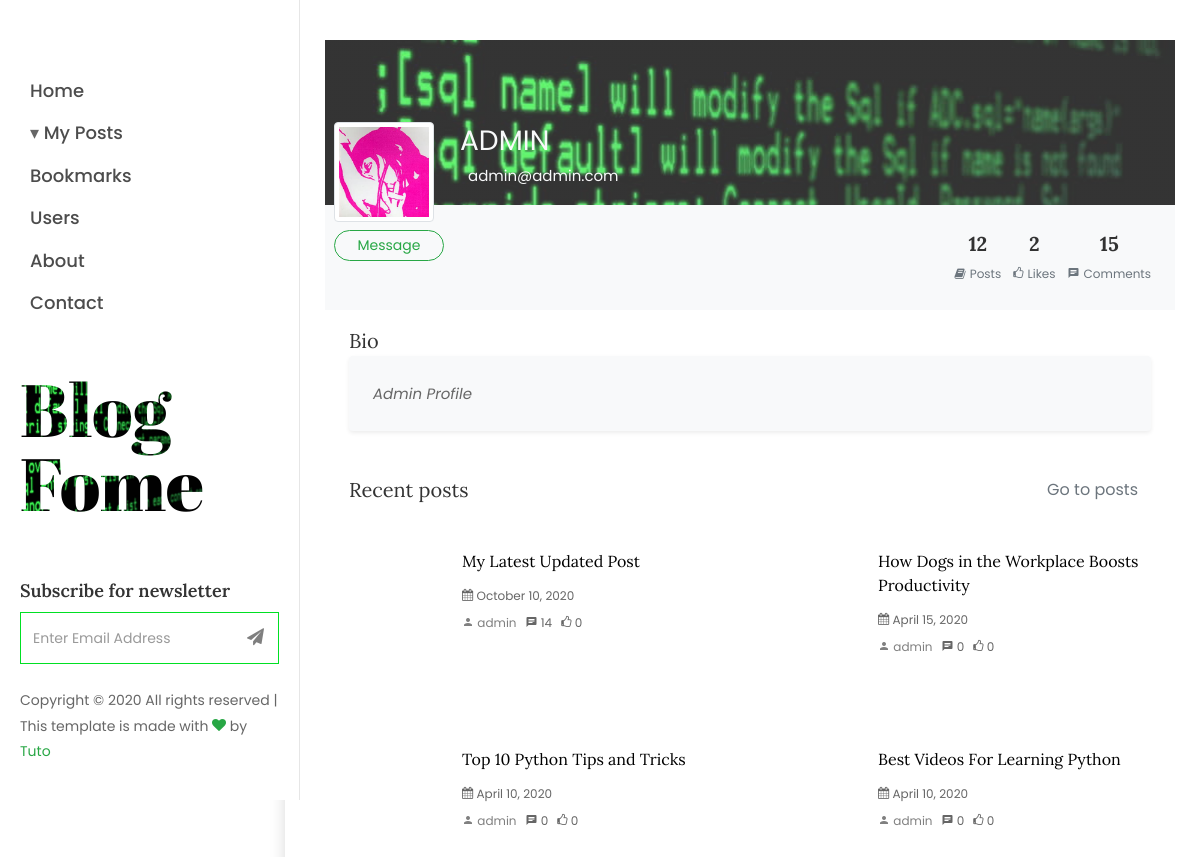
The page /profile/admin/ (signed in) on the database as committed earlier.
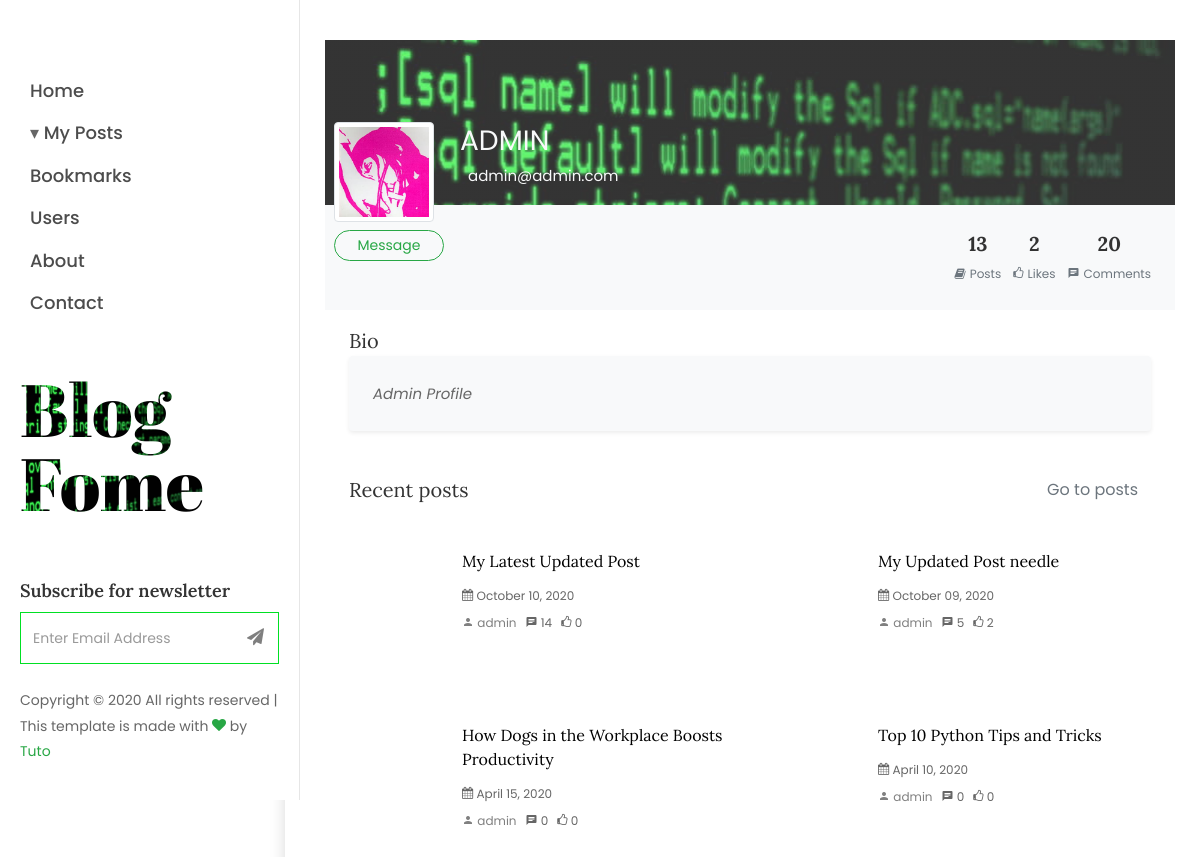
The same page on the database as committed later.
### users/models.py (models this page shows, shortened)
class Profile(models.Model):
    user = models.OneToOneField(User, on_delete=models.CASCADE)
    bio = models.TextField()
    is_public = models.BooleanField(default=True)
    image = models.ImageField(default='default.jpg', upload_to='profile_pics')
    def get_posts(self):
        return self.user.posts.filter(is_active=True).count()
    def get_likes(self):
        return self.user.posts.aggregate(count=Count('votes', filter=Q(votes__like=True)))['count']
    def get_comments(self):
        return self.user.posts.filter(is_active=True).aggregate(count=Count('comments'))['count']
    """ def save(self, *args, **kwargs):
        super().save(*args, **kwargs)

        img = Image.open(self.image.path)
        if img.height > 300 or img.width > 300:
            output_size = (300, 300)
            img.thumbnail(output_size)
            img.save(self.image.path) """

### blog/models.py (models this page shows, shortened)
class Post(models.Model):
    author = models.ForeignKey(User, on_delete=models.CASCADE, related_name='posts')
    category = models.ForeignKey(Category, on_delete=models.SET_NULL, null=True, blank=True, related_name='posts')
    title = models.CharField(max_length=255)
    image = models.ImageField(upload_to='blog/', default='default_post.jpg')
    content = models.TextField()
    created_at = models.DateTimeField(auto_now_add=True)
    is_active = models.BooleanField(default=True)
    tags = TaggableManager(blank=True)
    views = models.IntegerField(default=0)
    objects = models.Manager()
    active = ActivePostManager()
    def get_comments(self):
        return self.comments.count()
    def get_likes(self):
        return self.votes.filter(like=True).count()

### blog/views.py (the view, shortened to what this page needs)
# urls.py: path('profile/<str:slug>/', UserView.as_view(), name='user_profile'),
@method_decorator(login_required, name='dispatch')
class UserView(UserPassesTestMixin, DetailView):
    slug_field = "username"
    model = User
    template_name = 'blog/user_profile.html'
    context_object_name = 'obj'
    def test_func(self):
        user = self.get_object()
        if self.request.user==self.get_object():
            return False
        if user.profile.is_public is False:
            raise Http404
        return True
    def get_context_data(self, **kwargs):
        context = super(UserView, self).get_context_data(**kwargs)
        context['posts'] = self.object.posts.filter(is_active=True).order_by('-created_at')[:4]
        return context

### blog/templatetags/user_tags.py (called while the page is built)
@register.simple_tag
def get_notification_count(user):
    if user:
        return user.notifications.filter(read=False).count()
    return 0

### blog/templates/blog/user_profile.html (shortened to what this page needs)
{% extends "blog/base/base.html" %}
{% load crispy_forms_tags %}
{% block content %}
    <section class="ftco-section ftco-no-pt ftco-no-pb">
        <div class="clearfix">
            <div class="row">
                <div class="bg-white shadow rounded overflow-hidden profile-container">
                    <div class="px-4 pt-0 pb-4 cover" style="background-image: linear-gradient(rgba(255,255,255,0.2), rgba(255,255,255,0.2)),url(/static/blog/img/bg_1.jpg);">
                        <div class="row media align-items-end profile-head">
                            <div class="profile mr-3">
                                <img src="{{ obj.profile.image.url }}" alt="..."  class="rounded mb-2 img-thumbnail" />
                                <form method="POST" action="{% url 'messenger:messenger' %}">
                                    <button class="btn btn-outline-success btn-sm btn-block" type="submit">
                                        Message
                                    </button>
                                </form>
                            </div>
                            <div class="media-body mb-5 profile-info">
                                <h3 class="mt-0 mb-0 ">{{ obj.username }}</h3>
                                <p class="mb-4">
                                    {{ obj.email }}
                                </p>
                            </div>
                        </div>
                    </div>
                    <div class="bg-light p-4 d-flex justify-content-end text-center">
                        <ul class="list-inline mb-0">
                            <li class="list-inline-item">
                                <h5 class="font-weight-bold mb-0 d-block">{{ obj.profile.get_posts }}</h5>
                                <small class="text-muted"> <i class="fa fa-book mr-1"></i>Posts</small>
                            </li>
                            <li class="list-inline-item">
                                <h5 class="font-weight-bold mb-0 d-block">{{ obj.profile.get_likes }}</h5>
                                <small class="text-muted"> <i class="icon-thumbs-o-up mr-1"></i>Likes</small>
                            </li>
                            <li class="list-inline-item">
                                <h5 class="font-weight-bold mb-0 d-block">{{ obj.profile.get_comments }}</h5>
                                <small class="text-muted"> <i class="icon-chat mr-1"></i>Comments</small>
                            </li>
                        </ul>
                    </div>
                    <div class="px-4 py-3">
                        <h5 class="mb-0">Bio</h5>
                        <div class="p-4 rounded shadow-sm bg-light">
                            <p class="font-italic mb-0">{{ obj.profile.bio }}</p>
                        </div>
                    </div>
                    <div class="py-4 px-4">
                        <div class="d-flex align-items-center justify-content-between mb-3">
                            <h5 class="mb-0">Recent posts</h5>
                            <a href="{% url 'blog:user_posts' obj %}" class="btn text-muted">
                                Go to posts
                            </a>
                        </div>
                        <div class="row">
                            {% for post in posts %}
                            <div class="sidebar-box ftco-animate col-lg-6 mt-4">
                                <div class="block-21 mb-4 d-flex">
                                    <a class="blog-img mr-4" style="background-image: url('{{ post.image.url }}');"></a>
                                    <div class="text">
                                        <h3 class="heading"><a href="{% url 'blog:post_detail' post.id %}">{{ post.title }}</a></h3>
                                        <div class="meta">
                                            <div><span class="icon-calendar"></span> {{ post.created_at | date:'F d, Y' }}</div>
                                        </div>
                                        <div class="meta">
                                            <div>
                                                <a href="{% url 'blog:user_posts' post.author %}">
                                                    <span class="icon-person"></span> {{ post.author }}
                                                </a>
                                            </div>
                                            <div><span class="icon-chat"></span> {{ post.get_comments }}</div>
                                            <div><span class="icon-thumbs-o-up"></span> {{ post.get_likes }}</div>
                                        </div>
                                    </div>
                                </div>
                            </div>
                            {% endfor %}
                        </div>
                    </div>
                </div>
            </div>
        </div>
    </section>
{% endblock content %}

### blog/templates/blog/base/base.html (shortened to what this page needs)
{% load static %}
<!DOCTYPE html>
<html lang="en">
  <head>
    <link rel="stylesheet" href="{% static 'blog/css/bootstrap.min.css' %}">
    <link rel="stylesheet" href="{% static 'blog/css/main.css' %}">
    <link rel="stylesheet" href="{% static 'blog/css/animate.css' %}">
    <link rel="stylesheet" href="{% static 'blog/css/aos.css' %}">
    <link rel="stylesheet" href="{% static 'blog/css/bootstrap-datepicker.css' %}">
    <link rel="stylesheet" href="{% static 'blog/css/flaticon.css' %}">
    <link rel="stylesheet" href="{% static 'blog/css/ionicons.min.css' %}">
    <link rel="stylesheet" href="{% static 'blog/css/icomoon.css' %}">
    <link rel="stylesheet" href="{% static 'blog/css/jquery.timepicker.css' %}">
    <link rel="stylesheet" href="{% static 'blog/css/magnific-popup.css' %}">
    <link rel="stylesheet" href="{% static 'blog/css/open-iconic-bootstrap.min.css' %}">
    <link rel="stylesheet" href="{% static 'blog/css/owl.carousel.min.css' %}">
    <link rel="stylesheet" href="{% static 'blog/css/owl.theme.default.min.css' %}">
	  <link rel="stylesheet" href="{% static 'blog/css/font-awesome.min.css' %}" />
  </head>
  <body>
    <div id="colorlib-page">
        {% include "blog/base/lateral.html" %}
        <div id="colorlib-main">
            {% block content %} {% endblock %}
        </div>
    </div>
  </body>
</html>

### blog/templates/blog/base/lateral.html (shortened to what this page needs)
{% load static %}
{% if user.is_authenticated %}
    {% get_notification_count user as notifications %}
{% endif %}
{% block content %}
    <aside id="colorlib-aside" role="complementary" class="js-fullheight">
        <nav id="colorlib-main-menu" role="navigation">
            <ul>
                <li class="{% if request.path == '/' %}colorlib-active{%endif%}">
                    <a href="{% url 'blog:home' %}">Home</a>
                </li>
                {% if user.is_authenticated %}
                    <li class="nav-dropdown {% if request.path == '/posts/' %}colorlib-active{%endif%}">
                        <div class="nav-link-dropdown collapsed text-truncate" href="#submenu1" data-toggle="collapse" data-target="#submenu1">
                            <a href="{% url 'blog:posts' %}">My Posts</a></span>
                        </div>
                    </li>
                    <li class="{% if request.path == '/bookmarks/' %}colorlib-active{%endif%}">
                        <a href="{% url 'blog:bookmarks' %}">Bookmarks</a>
                    </li>
                    <li class="{% if request.path == '/users/' %}colorlib-active{%endif%}">
                        <a href="{% url 'blog:users' %}">Users</a>
                    </li>
                {% endif %}
                <li class="{% if request.path == '/about/' %}colorlib-active{%endif%}">
                    <a href="{% url 'blog:about' %}">About</a>
                </li>
                <li class="{% if request.path == '/contact/' %}colorlib-active{%endif%}">
                    <a href="{% url 'blog:contact' %}">Contact</a>
                </li>
            </ul>
        </nav>
        <div class="colorlib-footer">
            <h1 id="colorlib-logo" class="mb-5">
                <a href="{% url 'blog:home' %}" style="background-image: url(/static/blog/img/bg_1.jpg);">
                    Blog <span>Fome</span>
                </a>
            </h1>
            <div class="mb-4">
                <h3>Subscribe for newsletter</h3>
                <form action="#" class="colorlib-subscribe-form">
                    <div class="form-group d-flex">
                        <div class="icon"><span class="icon-paper-plane"></span></div>
                        <input type="text" class="form-control" placeholder="Enter Email Address">
                    </div>
                </form>
            </div>
            <p class="pfooter">
                Copyright &copy;
                All rights reserved | This template is made with
                <i class="icon-heart text-success" aria-hidden="true"></i> by <a href="https://colorlib.com" target="_blank"><span class="text-success">Tuto</span></a>
            </p>
        </div>
    </aside>
{% endblock %}

### blog/static/blog/css/icomoon.css (style rules this page uses)
[class^="icon-"], [class*=" icon-"] { font-family: 'icomoon' !important; speak: none; font-style: normal; font-weight: normal; font-variant: normal; text-transform: none; line-height: 1; -webkit-font-smoothing: antialiased; -moz-osx-font-smoothing: grayscale; }
.icon-heart:before { content: "\f004"; }
.icon-calendar:before { content: "\f073"; }
.icon-thumbs-o-up:before { content: "\f087"; }
.icon-paper-plane:before { content: "\f1d8"; }
.icon-chat:before { content: "\e0b7"; }
.icon-person:before { content: "\e7fd"; }

Rows that differ between the two databases and show on the page:
no longer on this page (row unchanged): Post: title "Best Videos For Learning Python", created_at "April 10, 2020", author "admin", get_comments "0", get_likes "0"
now on this page (row edited): Post: title "My Updated Post needle", created_at "October 09, 2020", author "admin", get_comments "5", get_likes "2"
Other text that changed with them:
{{ obj.profile.get_posts }}: "12" → "13"
{{ obj.profile.get_comments }}: "15" → "20"
